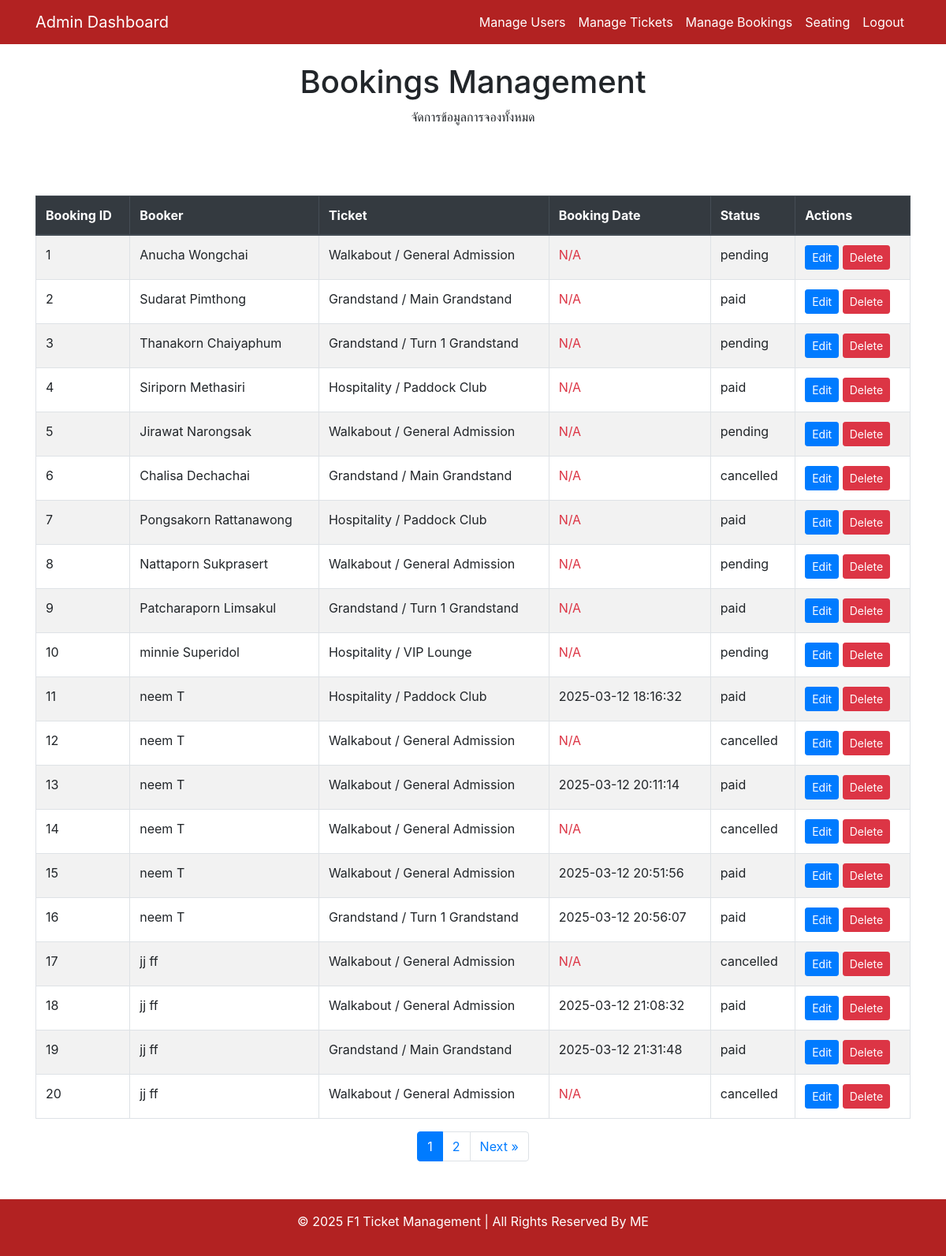
Screenshot of /miniphp/admin_bookings.php (signed in) with the database file from the repository.
### tables this page shows
CREATE TABLE `bookings` (
  `bookingid` int(11) NOT NULL,
  `userid` int(11) NOT NULL,
  `ticketid` int(11) NOT NULL,
  `quantity` int(11) NOT NULL,
  `totalprice` decimal(10,2) NOT NULL,
  `paymentstatus` varchar(20) DEFAULT 'pending',
  `payment_proof` longblob DEFAULT NULL,
  `payment_method` varchar(50) DEFAULT NULL,
  `payment_date` datetime DEFAULT NULL
);

CREATE TABLE `users` (
  `user_id` int(11) NOT NULL,
  `first_name` varchar(100) NOT NULL,
  `last_name` varchar(100) NOT NULL,
  `email` varchar(255) NOT NULL,
  `password` varchar(255) NOT NULL,
  `phone_number` varchar(20) DEFAULT NULL,
  `user_type` enum('user','admin') DEFAULT 'user'
);

CREATE TABLE `tickets` (
  `ticketid` int(11) NOT NULL,
  `raceid` int(11) NOT NULL,
  `category` varchar(50) NOT NULL,
  `section` varchar(50) DEFAULT NULL,
  `price` decimal(10,2) NOT NULL,
  `totalseats` int(11) NOT NULL,
  `availableseats` int(11) NOT NULL
);

### miniphp/admin_bookings.php (the view, shortened to what this page needs)
<?php
include 'db.php';
$limit = 20;
$page = isset($_GET['page']) ? (int)$_GET['page'] : 1;
$offset = ($page - 1) * $limit;
$total_query = "SELECT COUNT(*) AS total FROM bookings";
$total_result = mysqli_query($connection, $total_query);
$total_row = mysqli_fetch_assoc($total_result);
$total_pages = ceil($total_row['total'] / $limit);
$query = "SELECT b.bookingid, b.payment_date, b.paymentstatus,
                 u.first_name, u.last_name,
                 t.category, t.section
          FROM bookings b
          JOIN users u ON b.userid = u.user_id
          JOIN tickets t ON b.ticketid = t.ticketid
          ORDER BY b.bookingid ASC
          LIMIT $limit OFFSET $offset";
$result = mysqli_query($connection, $query);
?>
<!DOCTYPE html>
<html lang="th">
<head>
    <link rel="stylesheet" href="https://cdn.jsdelivr.net/npm/bootstrap@4.6.0/dist/css/bootstrap.min.css">
    <link rel="stylesheet" href="css/admin.css">
</head>
<body>
    <nav class="navbar navbar-expand-lg navbar-dark custom-navbar">
        <div class="container">
            <a class="navbar-brand" href="admin.php">Admin Dashboard</a>
            <div class="collapse navbar-collapse" id="adminNavbar">
                <ul class="navbar-nav ml-auto">
                    <li class="nav-item"><a class="nav-link" href="admin_manage_users.php">Manage Users</a></li>
                    <li class="nav-item"><a class="nav-link" href="admin_manage_tickets.php">Manage Tickets</a></li>
                    <li class="nav-item active"><a class="nav-link" href="admin_bookings.php">Manage Bookings</a></li>
                    <li class="nav-item"><a class="nav-link" href="admin_seating.php">Seating</a></li>
                    <li class="nav-item"><a class="nav-link text-danger" href="logout.php">Logout</a></li>
                </ul>
            </div>
        </div>
    </nav>
    <header class="custom-header text-center py-4">
        <h1>Bookings Management</h1>
        <p>จัดการข้อมูลการจองทั้งหมด</p>
    </header>
    <div class="container mt-5">
        <div class="table-responsive">
            <table class="table table-striped table-bordered">
                <thead class="thead-dark">
                    <tr>
                        <th>Booking ID</th>
                        <th>Booker</th>
                        <th>Ticket</th>
                        <th>Booking Date</th>
                        <th>Status</th>
                        <th>Actions</th>
                    </tr>
                </thead>
                <tbody>
                    <?php while ($row = mysqli_fetch_assoc($result)) { ?>
                        <tr>
                            <td><?php echo htmlspecialchars($row['bookingid']); ?></td>
                            <td><?php echo htmlspecialchars($row['first_name'] . ' ' . $row['last_name']); ?></td>
                            <td><?php echo htmlspecialchars($row['category']) . ' / ' . htmlspecialchars($row['section']); ?></td>
                            <td><?php echo !empty($row['payment_date']) ? htmlspecialchars($row['payment_date']) : '<span class="text-danger">N/A</span>'; ?></td>
                            <td><?php echo !empty($row['paymentstatus']) ? htmlspecialchars($row['paymentstatus']) : '<span class="text-danger">N/A</span>'; ?></td>
                            <td>
                                <a href="edit_booking.php?bookingid=<?php echo $row['bookingid']; ?>" class="btn btn-sm btn-primary">Edit</a>
                                <a href="delete_booking.php?bookingid=<?php echo $row['bookingid']; ?>" class="btn btn-sm btn-danger"
                                   onclick="return confirm('คุณต้องการลบรายการจองนี้หรือไม่?');">Delete</a>
                            </td>
                        </tr>
                    <?php } ?>
                </tbody>
            </table>
        </div>
        <nav>
            <ul class="pagination justify-content-center">
                <?php for ($i = 1; $i <= $total_pages; $i++): ?>
                    <li class="page-item <?php echo ($i == $page) ? 'active' : ''; ?>">
                        <a class="page-link" href="admin_bookings.php?page=<?php echo $i; ?>"><?php echo $i; ?></a>
                    </li>
                <?php endfor; ?>
                <?php if ($page < $total_pages): ?>
                    <li class="page-item">
                        <a class="page-link" href="admin_bookings.php?page=<?php echo ($page + 1); ?>">Next »</a>
                    </li>
                <?php endif; ?>
            </ul>
        </nav>
    </div>
    <footer class="custom-footer text-center py-3 mt-5">
        <p>&copy; 2025 F1 Ticket Management | All Rights Reserved By ME</p>
    </footer>
</body>
</html>

### miniphp/css/admin.css (style rules this page uses)
.custom-navbar { background-color: #B22222; }
.custom-navbar .navbar-brand, .custom-navbar .nav-link { color: white !important; }
.custom-footer { background-color: #B22222 !important; color: white !important; text-align: center; padding: 15px; }

### rows the page displays
bookings: bookingid "1", userid.last_name "Anucha Wongchai", ticketid.category "Walkabout", ticketid.section "General Admission", shows "N/A", paymentstatus "pending"
bookings: bookingid "2", userid.last_name "Sudarat Pimthong", ticketid.category "Grandstand", ticketid.section "Main Grandstand", shows "N/A", paymentstatus "paid"
bookings: bookingid "3", userid.last_name "Thanakorn Chaiyaphum", ticketid.category "Grandstand", ticketid.section "Turn 1 Grandstand", shows "N/A", paymentstatus "pending"
bookings: bookingid "4", userid.last_name "Siriporn Methasiri", ticketid.category "Hospitality", ticketid.section "Paddock Club", shows "N/A", paymentstatus "paid"
bookings: bookingid "5", userid.last_name "Jirawat Narongsak", ticketid.category "Walkabout", ticketid.section "General Admission", shows "N/A", paymentstatus "pending"
bookings: bookingid "6", userid.last_name "Chalisa Dechachai", ticketid.category "Grandstand", ticketid.section "Main Grandstand", shows "N/A", paymentstatus "cancelled"
bookings: bookingid "7", userid.last_name "Pongsakorn Rattanawong", ticketid.category "Hospitality", ticketid.section "Paddock Club", shows "N/A", paymentstatus "paid"
bookings: bookingid "8", userid.last_name "Nattaporn Sukprasert", ticketid.category "Walkabout", ticketid.section "General Admission", shows "N/A", paymentstatus "pending"
bookings: bookingid "9", userid.last_name "Patcharaporn Limsakul", ticketid.category "Grandstand", ticketid.section "Turn 1 Grandstand", shows "N/A", paymentstatus "paid"
bookings: bookingid "10", userid.last_name "minnie Superidol", ticketid.category "Hospitality", ticketid.section "VIP Lounge", shows "N/A", paymentstatus "pending"
bookings: bookingid "11", userid.last_name "neem T", ticketid.category "Hospitality", ticketid.section "Paddock Club", payment_date "2025-03-12 18:16:32", paymentstatus "paid"
bookings: bookingid "12", userid.last_name "neem T", ticketid.category "Walkabout", ticketid.section "General Admission", shows "N/A", paymentstatus "cancelled"
bookings: bookingid "13", userid.last_name "neem T", ticketid.category "Walkabout", ticketid.section "General Admission", payment_date "2025-03-12 20:11:14", paymentstatus "paid"
bookings: bookingid "14", userid.last_name "neem T", ticketid.category "Walkabout", ticketid.section "General Admission", shows "N/A", paymentstatus "cancelled"
bookings: bookingid "15", userid.last_name "neem T", ticketid.category "Walkabout", ticketid.section "General Admission", payment_date "2025-03-12 20:51:56", paymentstatus "paid"
bookings: bookingid "16", userid.last_name "neem T", ticketid.category "Grandstand", ticketid.section "Turn 1 Grandstand", payment_date "2025-03-12 20:56:07", paymentstatus "paid"
bookings: bookingid "17", userid.last_name "jj ff", ticketid.category "Walkabout", ticketid.section "General Admission", shows "N/A", paymentstatus "cancelled"
bookings: bookingid "18", userid.last_name "jj ff", ticketid.category "Walkabout", ticketid.section "General Admission", payment_date "2025-03-12 21:08:32", paymentstatus "paid"
bookings: bookingid "19", userid.last_name "jj ff", ticketid.category "Grandstand", ticketid.section "Main Grandstand", payment_date "2025-03-12 21:31:48", paymentstatus "paid"
bookings: bookingid "20", userid.last_name "jj ff", ticketid.category "Walkabout", ticketid.section "General Admission", shows "N/A", paymentstatus "cancelled"
